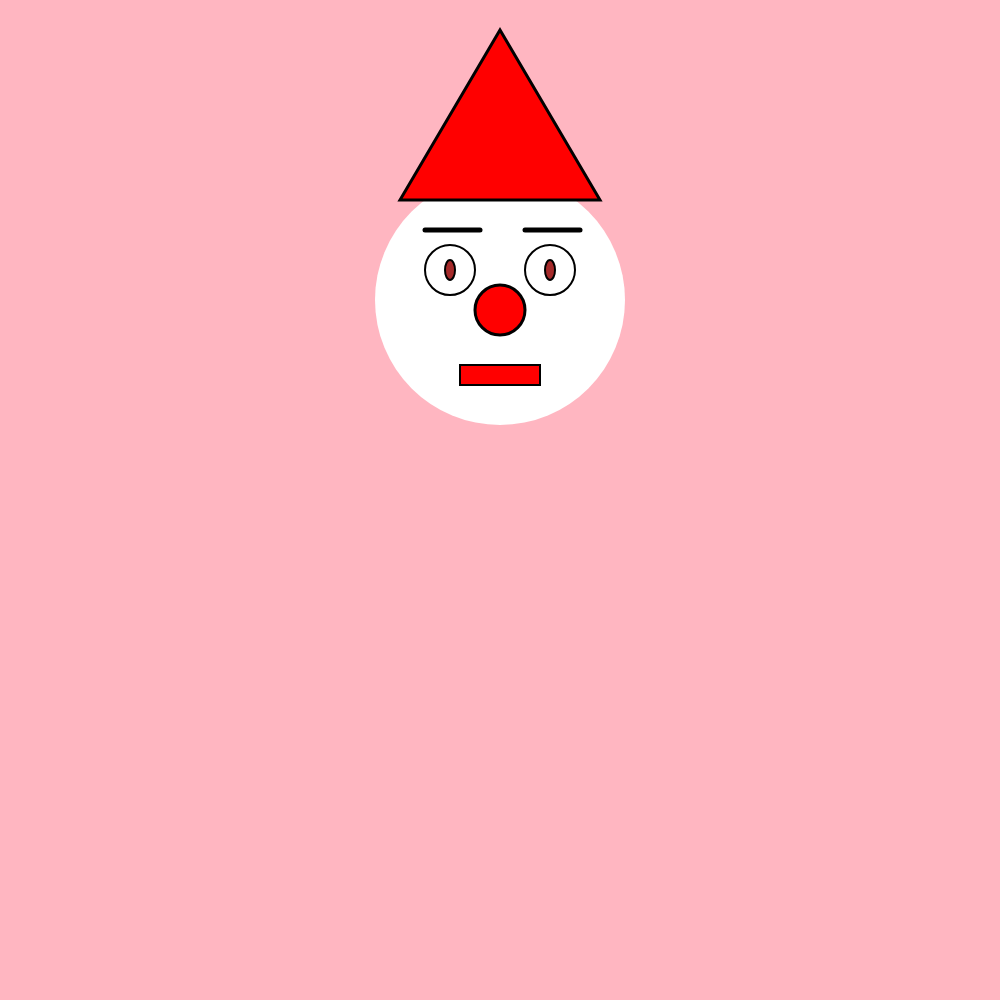
Frame 1 (no input)
Frame 60 (no input): identical to frame 1, image omitted
Frame 120 (the mouse pressed at the canvas centre since frame 60): identical to frame 1, image omitted

The p5.js sketch that drew this single still picture (run headless with seeded random() and noise() and a simulated clock; from frame 60 on, the mouse is pressed at the canvas centre):

// p5.js sketch
// ── sketch.js
var bgColor = "lightpink";
var fSize = 250;

var posX = 0;
var posY = 0;


function setup() {
    createCanvas(1000, 1000);

posX = width / 2;
posY = 300;


}

function draw() {
background(bgColor);
    
    
    strokeWeight(0);
//Face
    fill("white");
    ellipse(posX, posY, fSize, fSize);

    strokeWeight(2);  
   
//mouth
    fill("red");
    rect(460, posY+65, 80, 20);
 strokeWeight(3); 
    fill("red")
    //hat
    triangle(400,200,500,30,600,200)
    
//eyebrows
strokeWeight(5);
line(425, 230, 480, 230);
line(posX+25,230,posX+80 ,230 )    

   strokeWeight(2);  
    //eyes
    fill(255);
    ellipse(posX - 50, posY - 30, 50, 50);
    ellipse(posX + 50, posY - 30, 50, 50); 
    //pupils
    fill(165,42,42);
    ellipse(posX - 50, posY - 30, 10, 20);
    ellipse(posX + 50, posY - 30, 10, 20);
    
    strokeWeight(3);
  //clownnose
    fill("red")
    ellipse(posX, posY+10, 50, 50);
    
   
  
}
